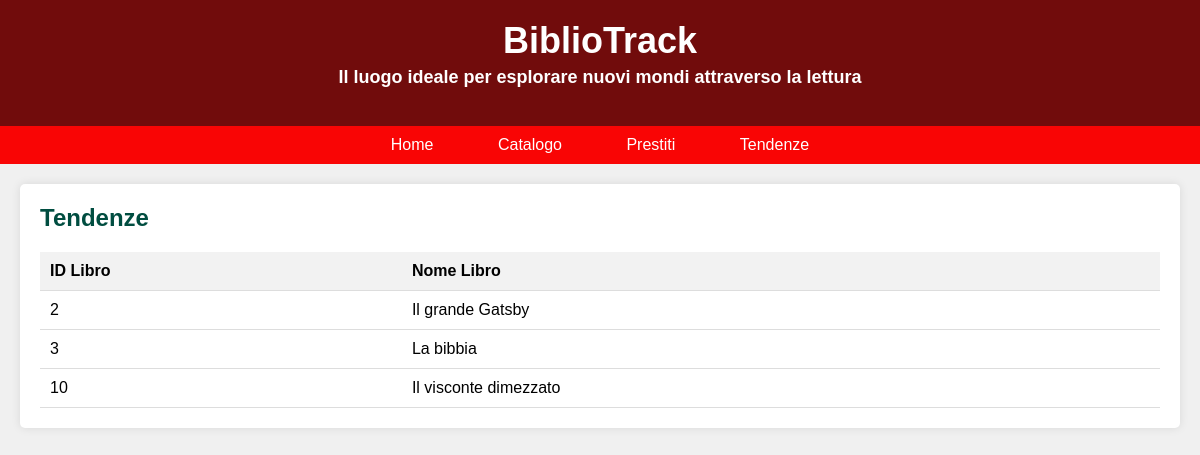
Page /tendenze.php on the earlier database version.
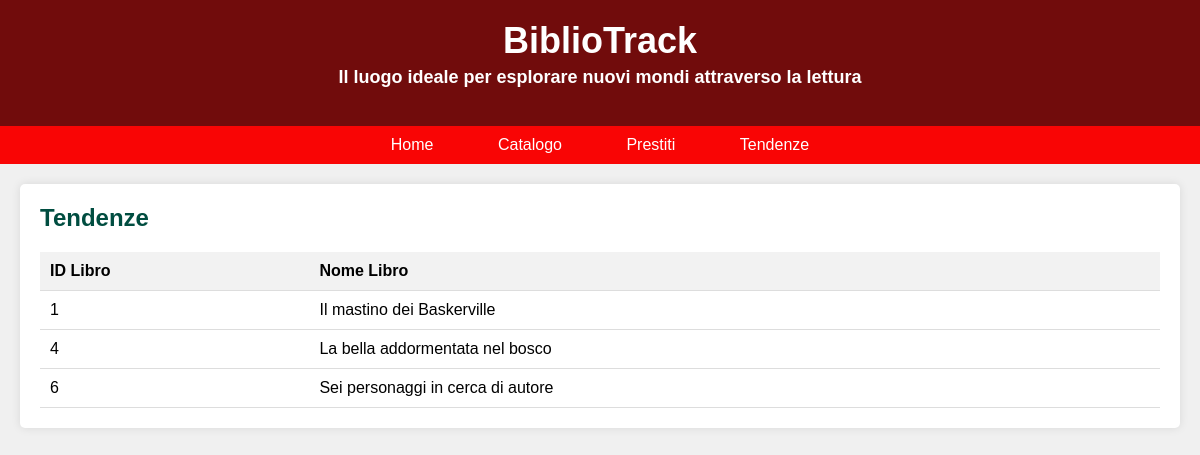
Same page on the later database version.
### tables this page shows
CREATE TABLE `libri` (
  `PK_Id_libro` int(11) NOT NULL,
  `Titolo` varchar(100) NOT NULL,
  `Autore` varchar(50) NOT NULL,
  `Casa_editrice` varchar(50) NOT NULL,
  `Anno_pubblicazione` int(4) DEFAULT NULL,
  `Collana` varchar(50) DEFAULT NULL,
  `Genere` varchar(50) DEFAULT NULL
);

### tendenze.php (the view, shortened to what this page needs)
<?php
$servername = "localhost";
$username = "root";
$password = "Ruozzi1234";
$dbname = "bibliotrack";
?>
<!DOCTYPE html>
<html lang="it">
<head>
</head>
<body>
    <header>
        <h1>BiblioTrack</h1>
        <h3>Il luogo ideale per esplorare nuovi mondi attraverso la lettura</h3>
    </header>
    <nav>
        <a href="index.html">Home</a>
        <a href="catalogo.php">Catalogo</a>
        <a href="prestiti.html">Prestiti</a>
        <a href="tendenze.php">Tendenze</a>
    </nav>
    <div class="container">
        <section class="catalog-section">
            <h2>Tendenze</h2>
            <table>
                <thead>
                    <tr>
                        <th>ID Libro</th>
                        <th>Nome Libro</th>
                    </tr>
                </thead>
                <tbody>
                    <?php
                    $conn = new mysqli($servername, $username, $password, $dbname);
                    $sql = $sql = "SELECT l.PK_Id_libro, l.Titolo
                    FROM libri l
                    JOIN (
                        SELECT FK_Id_libro
                        FROM prestiti
                        GROUP BY FK_Id_libro
                        ORDER BY COUNT(*) DESC
                        LIMIT 3
                    ) p ON l.PK_Id_libro = p.FK_Id_libro";
                    $result = $conn->query($sql);
                    if ($result!==false && $result->num_rows > 0) {
                        while($row = $result->fetch_assoc()) {
                            echo "<tr><td>" . $row["PK_Id_libro"] . "</td><td>" . $row["Titolo"] . "</td></tr>";
                        }
                    } else {
                        echo "<tr><td colspan='2'>Nessun risultato trovato</td></tr>";
                    }
                    ?>
                </tbody>
            </table>
        </section>
    </div>
</body>
</html>

Differences in the rows shown:
removed libri: PK_Id_libro "2", Titolo "Il grande Gatsby"
no longer on this page (row edited): libri: PK_Id_libro "3", Titolo "La bibbia"
no longer on this page (row edited): libri: PK_Id_libro "10", Titolo "Il visconte dimezzato"
now on this page (row unchanged): libri: PK_Id_libro "1", Titolo "Il mastino dei Baskerville"
added libri: PK_Id_libro "4", Titolo "La bella addormentata nel bosco"
now on this page (row edited): libri: PK_Id_libro "6", Titolo "Sei personaggi in cerca di autore"
